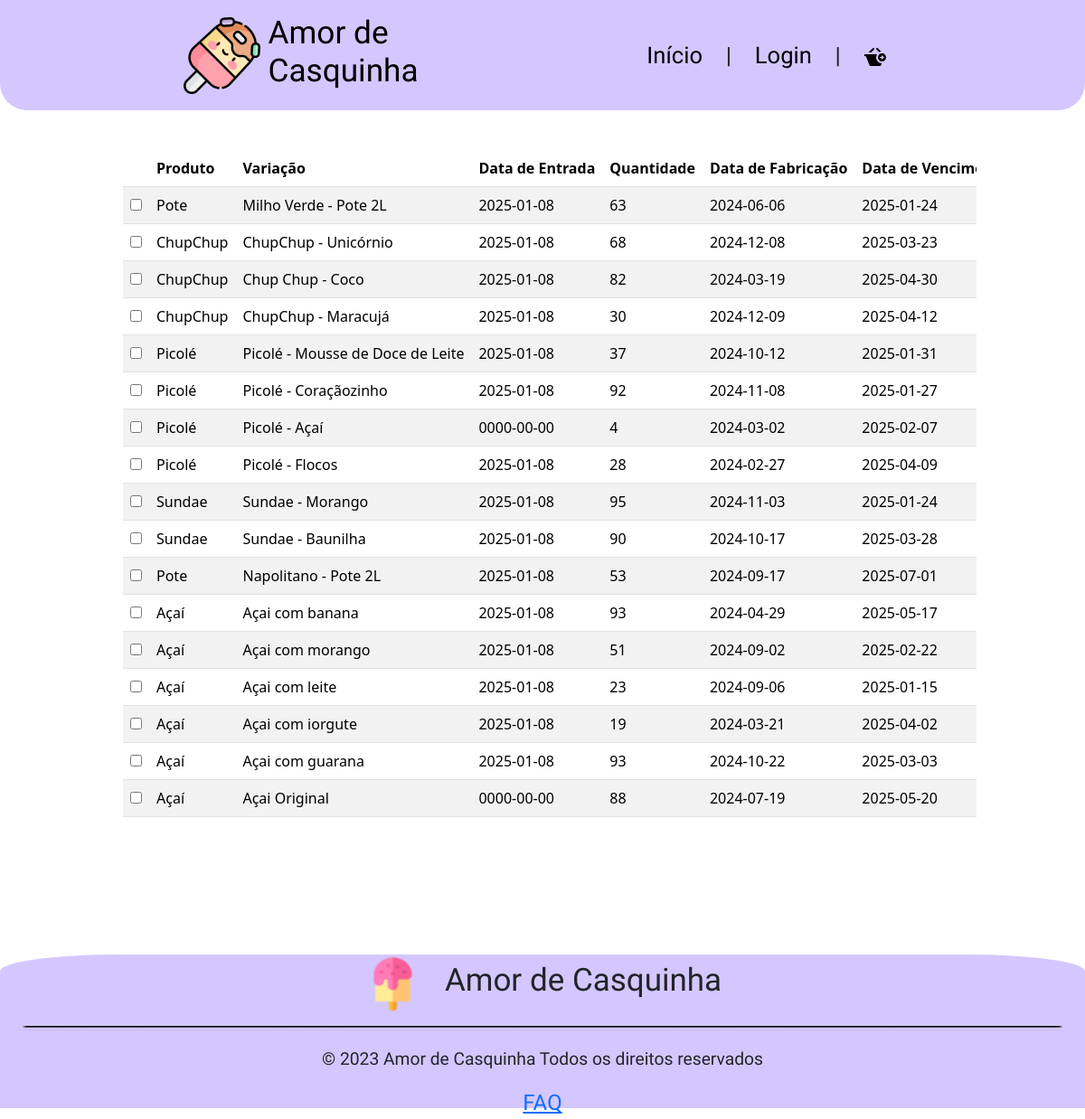
/app/view/telaEstoque.php, run on the app's committed database.
### tables this page shows
CREATE TABLE `estoque` (
  `idEstoque` int(11) NOT NULL,
  `idProduto` int(11) DEFAULT NULL,
  `idVariacao` int(11) DEFAULT NULL,
  `lote` int(11) NOT NULL,
  `dtEntrada` date DEFAULT NULL COMMENT 'YYYY/MM/DD',
  `quantidade` int(11) DEFAULT 0,
  `dtFabricacao` date DEFAULT NULL COMMENT 'YYYY/MM/DD',
  `dtVencimento` date DEFAULT NULL COMMENT 'YYYY/MM/DD',
  `precoCompra` decimal(15,2) DEFAULT NULL,
  `qtdMinima` int(11) NOT NULL,
  `qtdVendida` int(11) DEFAULT NULL,
  `qtdOcorrencia` int(11) DEFAULT NULL,
  `ocorrencia` varchar(1024) DEFAULT NULL,
  `desativado` int(11) NOT NULL
);

CREATE TABLE `produtos` (
  `idProduto` int(11) NOT NULL,
  `idFornecedor` int(11) NOT NULL,
  `nome` varchar(255) NOT NULL,
  `marca` varchar(255) NOT NULL,
  `descricao` text DEFAULT NULL,
  `desativado` int(11) DEFAULT NULL,
  `foto` varchar(50) DEFAULT NULL
);

CREATE TABLE `variacaoproduto` (
  `idVariacao` int(11) NOT NULL,
  `desativado` tinyint(4) DEFAULT 0,
  `nomeVariacao` varchar(255) NOT NULL,
  `precoVariacao` decimal(10,2) NOT NULL,
  `fotoVariacao` varchar(255) NOT NULL,
  `idProduto` int(11) NOT NULL
);

### app/config/database.php (called while the page is built, shortened)
<?php
    class Database {
        private $host;
        private $db;
        private $user;
        private $pass;
        private $charset;
        private $conn;
        public function __construct() {
            $env = file_get_contents(__DIR__."/.env");
            $lines = explode("\n",$env);
            $this->host = 'localhost';
            $this->db = 'db_sorveteria';
            $this->user = 'root';
            $this->pass = '';
            $this->charset = 'utf8mb4';
        }
        public function getConnection() {
            $dsn = "mysql:host={$this->host};dbname={$this->db};charset={$this->charset}";
            $options = [
                PDO::ATTR_ERRMODE            => PDO::ERRMODE_EXCEPTION,
                PDO::ATTR_DEFAULT_FETCH_MODE => PDO::FETCH_ASSOC,
                PDO::ATTR_EMULATE_PREPARES   => false,
            ];
            try {
                $this->conn = new PDO($dsn, $this->user, $this->pass, $options);
            } catch (PDOException $e) {
                throw new PDOException($e->getMessage(), (int)$e->getCode());
            }
            return $this->conn;
        }
}

### app/model/estoque.php (called while the page is built, shortened)
<?php
require_once '../config/database.php';
class Estoque{
    private $conn;
    public function __construct(){
        $database = new DataBase;
        $this->conn = $database->getConnection();
    }
    public function listarEstoque(){
        try{
            $cmd = $this->conn->prepare("CALL ListarEstoque()");
            $cmd->execute();
            $estoque = $cmd->fetchAll(PDO::FETCH_ASSOC);
            return $estoque;
        } catch (PDOException $e) {
            echo "Erro no banco de dados: " . $e->getMessage();
        }
    }
}
?>

### app/controller/estoqueController.php (called while the page is built, shortened)
<?php
    require_once '../model/estoque.php';
    class EstoqueController{
        private $estoque;
        function __construct(){
            $this->estoque = new Estoque();
        }
        function listarEstoque(){
            return $this->estoque->listarEstoque();
        }
    }
?>

### app/model/produto.php (called while the page is built, shortened)
<?php
require_once '../config/database.php';
class Produto {
    private $conn;
    private function getConnectionDataBase() {
        try {
            $database = new DataBase();
            $this->conn = $database->getConnection();
        } catch (PDOException $e) {
            die("Erro ao conectar com o banco de dados: " . $e->getMessage());
        }
    }
    public function selecionarProdutoPorID($id) {
        try {
            $recordsLimit = 100;
            $recordsOffset = 0;
            $stmt = $this->conn->prepare("CALL ListarProdutoPorId(?, ?, ?)");
            $stmt->bindParam(1, $id, PDO::PARAM_INT);
            $stmt->bindParam(2, $recordsLimit, PDO::PARAM_INT);
            $stmt->bindParam(3, $recordsOffset, PDO::PARAM_INT);
            $stmt->execute();
            $produto = $stmt->fetch(PDO::FETCH_ASSOC);
            return $produto;
        } catch (PDOException $e) {
            die("Erro ao selecionar produtos por ID: " . $e->getMessage());
        }
        return $produto;
    }
}
?>

### app/model/produtoVariacao.php (called while the page is built, shortened)
<?php
require_once '../config/database.php';
class ProdutoVariacao {
    private $conn;
    private function getConnectionDataBase() {
        $database = new DataBase();
        $this->conn = $database->getConnection();
    }
    public function selecionarProdutoPorID($idProduto) {
        try {
            $stmt = $this->conn->prepare("CALL ListarVariacaoPorID(?)");
            $stmt->bindParam(1, $idProduto, PDO::PARAM_INT);
            $stmt->execute();
            $produtos = $stmt->fetch(PDO::FETCH_ASSOC);
            return $produtos;
        } catch (PDOException $e) {
            return "Erro ao selecionar produto por ID: " . $e->getMessage();
        }
    }
}
?>

### app/controller/produtoVariacaoController.php (called while the page is built, shortened)
<?php
require_once '../model/produtoVariacao.php';
class ProdutoVariacaoController {
    private $produtoVariacao;
    public function __construct() {
        $this->produtoVariacao = new ProdutoVariacao();
    }
    public function selecionarProdutoPorID($idProduto) {
        try {
            return $this->produtoVariacao->selecionarProdutoPorID($idProduto);
        } catch (Exception $e) {
            echo "Erro ao obter produto: " . $e->getMessage();
        }
    }
}
?>

### app/controller/produtoController.php (called while the page is built, shortened)
<?php
require_once '../model/Produto.php';
class ProdutoController {
    private $produtoModel;
    public function __construct() {
        $this->produtoModel = new Produto();
    }
    public function selecionarProdutoPorID($idProduto) {
        try {
            return $this->produtoModel->selecionarProdutoPorID($idProduto);
        } catch (Exception $e) {
            echo "Erro ao obter produto: " . $e->getMessage();
        }
    }
}
?>

### app/view/telaEstoque.php (the view, shortened to what this page needs)
<?php
require_once '../controller/estoqueController.php';
require_once '../controller/produtoController.php';
require_once '../controller/produtoVariacaoController.php';
require_once '../controller/produtoController.php';
$produto = new ProdutoController();
$variacao = new ProdutoVariacaoController();
$estoque = new EstoqueController();
$dados = $estoque->listarEstoque();
?>
<!DOCTYPE html>
<html lang="pt-br">
<head>
    <link href="https://cdn.jsdelivr.net/npm/bootstrap@5.3.2/dist/css/bootstrap.min.css" rel="stylesheet">
    <link rel="stylesheet" href="style/CabecalhoRodape.css">
    <link rel="stylesheet" href="style/estoque-style.css">
</head>
<body>
<?php include_once 'components/header.php'; ?>
<main>
    <div class="lista m-auto p-3">
        <table class="table table-striped table-hover text-nowrap">
            <thead>
                <tr>
                    <th scope="col"></th>
                    <th scope="col">Produto</th>
                    <th scope="col">Variação</th>
                    <th scope="col">Data de Entrada</th>
                    <th scope="col">Quantidade</th>
                    <th scope="col">Data de Fabricação</th>
                    <th scope="col">Data de Vencimento</th>
                </tr>
            </thead>
            <tbody>
                <?php
                if($dados){
                    foreach($dados as $row){
                        $dadosVariacao = $variacao->selecionarProdutoPorID(intval($row['idVariacao']));
                        if ($dadosVariacao) {
                            $dadosProdutos = $produto->selecionarProdutoPorID(intval($dadosVariacao['idProduto']));
                        } else {
                            $dadosProdutos = false;
                        }
                        echo '<tr>
                                <td scope="row"><input type="checkbox" class="produtoCheck" name="produtoCheck" id="'.$row['idEstoque'].'"></td>
                                <td>'.($dadosProdutos ? $dadosProdutos['nome'] : 'Produto não encontrado').'</td>
                                <td>'.($dadosVariacao ? $dadosVariacao['nomeVariacao'] : 'Variação não encontrada').'</td>
                                <td>'.$row['dtEntrada'].'</td>
                                <td>'.$row['quantidade'].'</td>
                                <td>'.$row['dtFabricacao'].'</td>
                                <td>'.$row['dtVencimento'].'</td>
                                <td>'.$row['lote'].'</td>
                                <td>'.$row['precoCompra'].'</td>
                                <td>'.$row['qtdMinima'].'</td>
                                <td>'.$row['qtdVendida'].'</td>
                                <td>'.$row['ocorrencia'].'</td>
                                <td>'.$row['qtdOcorrencia'].'</td>
                                <td><a class="table-linkEditar text-decoration-none text-black px-3 rounded-4" href="editarEstoque.php?idsArray='.$row['idEstoque'].'">Editar</a></td>
                                <td><a class="table-linkExcluir text-decoration-none text-black px-3 rounded-4" href="excluirEstoque.php?idsArray='.$row['idEstoque'].'">Excluir</a></td>
                            </tr>';
                    }
                }
                ?>
            </tbody>
        </table>
    </div>
</main>
<?php include_once 'components/footer.php'; ?>
</body>
</html>

### app/view/style/CabecalhoRodape.css (style rules this page uses)
:root { --roxo-bebe: #D4C7FF; --Nunito: 'Nunito', sans-serif; --Agbalumo: 'Agbalumo'; }
* { padding: 0; margin: 0; }
main { padding-top: 150px; }

### app/view/style/estoque-style.css (style rules this page uses)
:root { --roxo-bebe: #D4C7FF; --Nunito: 'Nunito', sans-serif; --Agbalumo: 'Agbalumo'; --azul-bebe: #C9EFFF; --rosa-bebe: #FFC7E8; --amarelo-bebe: #FFFAC7; --verde-bebe: #E2FFC7; }
.lista { overflow: auto; width: 80%; }
table { width: auto; }

### data on the page
estoque: idProduto.nome "Pote", idVariacao.nomeVariacao "Milho Verde - Pote 2L", dtEntrada "2025-01-08", quantidade "63", dtFabricacao "2024-06-06", dtVencimento "2025-01-24"
estoque: idProduto.nome "ChupChup", idVariacao.nomeVariacao "ChupChup - Unicórnio", dtEntrada "2025-01-08", quantidade "68", dtFabricacao "2024-12-08", dtVencimento "2025-03-23"
estoque: idProduto.nome "ChupChup", idVariacao.nomeVariacao "Chup Chup - Coco", dtEntrada "2025-01-08", quantidade "82", dtFabricacao "2024-03-19", dtVencimento "2025-04-30"
estoque: idProduto.nome "ChupChup", idVariacao.nomeVariacao "ChupChup - Maracujá", dtEntrada "2025-01-08", quantidade "30", dtFabricacao "2024-12-09", dtVencimento "2025-04-12"
estoque: idProduto.nome "Picolé", idVariacao.nomeVariacao "Picolé - Mousse de Doce de Leite", dtEntrada "2025-01-08", quantidade "37", dtFabricacao "2024-10-12", dtVencimento "2025-01-31"
estoque: idProduto.nome "Picolé", idVariacao.nomeVariacao "Picolé - Coraçãozinho", dtEntrada "2025-01-08", quantidade "92", dtFabricacao "2024-11-08", dtVencimento "2025-01-27"
estoque: idProduto.nome "Picolé", idVariacao.nomeVariacao "Picolé - Açaí", dtEntrada "0000-00-00", quantidade "4", dtFabricacao "2024-03-02", dtVencimento "2025-02-07"
estoque: idProduto.nome "Picolé", idVariacao.nomeVariacao "Picolé - Flocos", dtEntrada "2025-01-08", quantidade "28", dtFabricacao "2024-02-27", dtVencimento "2025-04-09"
estoque: idProduto.nome "Sundae", idVariacao.nomeVariacao "Sundae - Morango", dtEntrada "2025-01-08", quantidade "95", dtFabricacao "2024-11-03", dtVencimento "2025-01-24"
estoque: idProduto.nome "Sundae", idVariacao.nomeVariacao "Sundae - Baunilha", dtEntrada "2025-01-08", quantidade "90", dtFabricacao "2024-10-17", dtVencimento "2025-03-28"
estoque: idProduto.nome "Pote", idVariacao.nomeVariacao "Napolitano - Pote 2L", dtEntrada "2025-01-08", quantidade "53", dtFabricacao "2024-09-17", dtVencimento "2025-07-01"
estoque: idProduto.nome "Açaí", idVariacao.nomeVariacao "Açai com banana", dtEntrada "2025-01-08", quantidade "93", dtFabricacao "2024-04-29", dtVencimento "2025-05-17"
estoque: idProduto.nome "Açaí", idVariacao.nomeVariacao "Açai com morango", dtEntrada "2025-01-08", quantidade "51", dtFabricacao "2024-09-02", dtVencimento "2025-02-22"
estoque: idProduto.nome "Açaí", idVariacao.nomeVariacao "Açai com leite", dtEntrada "2025-01-08", quantidade "23", dtFabricacao "2024-09-06", dtVencimento "2025-01-15"
estoque: idProduto.nome "Açaí", idVariacao.nomeVariacao "Açai com iorgute", dtEntrada "2025-01-08", quantidade "19", dtFabricacao "2024-03-21", dtVencimento "2025-04-02"
estoque: idProduto.nome "Açaí", idVariacao.nomeVariacao "Açai com guarana", dtEntrada "2025-01-08", quantidade "93", dtFabricacao "2024-10-22", dtVencimento "2025-03-03"
estoque: idProduto.nome "Açaí", idVariacao.nomeVariacao "Açai Original", dtEntrada "0000-00-00", quantidade "88", dtFabricacao "2024-07-19", dtVencimento "2025-05-20"
